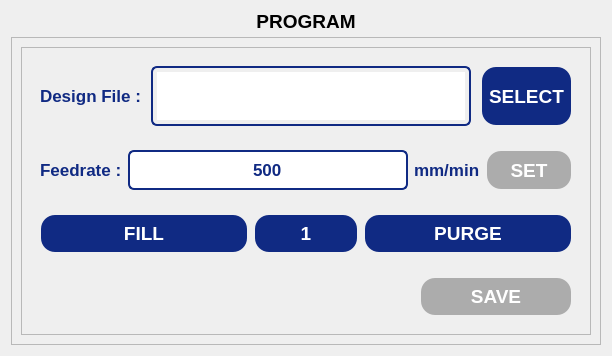
               <widget class="QWidget" name="programPage">
                <layout class="QVBoxLayout" name="verticalLayout_16">
                 <item>
                  <widget class="QLabel" name="page2Label">
                   <property name="minimumSize">
                    <size>
                     <width>0</width>
                     <height>20</height>
                    </size>
                   </property>
                   <property name="maximumSize">
                    <size>
                     <width>16777215</width>
                     <height>20</height>
                    </size>
                   </property>
                   <property name="font">
                    <font>
                     <pointsize>14</pointsize>
                     <bold>true</bold>
                    </font>
                   </property>
                   <property name="text">
                    <string>PROGRAM</string>
                   </property>
                   <property name="alignment">
                    <set>Qt::AlignmentFlag::AlignCenter</set>
                   </property>
                  </widget>
                 </item>
                 <item>
                  <widget class="QFrame" name="programFrame">
                   <property name="frameShape">
                    <enum>QFrame::Shape::StyledPanel</enum>
                   </property>
                   <property name="frameShadow">
                    <enum>QFrame::Shadow::Raised</enum>
                   </property>
                   <layout class="QVBoxLayout" name="verticalLayout_27" stretch="0">
                    <item>
                     <widget class="QFrame" name="progFrame">
                      <property name="frameShape">
                       <enum>QFrame::Shape::StyledPanel</enum>
                      </property>
                      <property name="frameShadow">
                       <enum>QFrame::Shadow::Raised</enum>
                      </property>
                      <layout class="QVBoxLayout" name="verticalLayout_28">
                       <item>
                        <widget class="QWidget" name="widget_10" native="true">
                         <layout class="QHBoxLayout" name="horizontalLayout_32" stretch="1,2,1">
                          <property name="spacing">
                           <number>10</number>
                          </property>
                          <property name="leftMargin">
                           <number>9</number>
                          </property>
                          <item>
                           <widget class="QLabel" name="label_8">
                            <property name="minimumSize">
                             <size>
                              <width>0</width>
                              <height>0</height>
                             </size>
                            </property>
                            <property name="maximumSize">
                             <size>
                              <width>120</width>
                              <height>16777215</height>
                             </size>
                            </property>
                            <property name="font">
                             <font>
                              <pointsize>13</pointsize>
                              <bold>true</bold>
                             </font>
                            </property>
                            <property name="styleSheet">
                             <string notr="true">QLabel {
    color: rgb(16, 42, 131);
}</string>
                            </property>
                            <property name="text">
                             <string>Design File :</string>
                            </property>
                           </widget>
                          </item>
                          <item>
                           <widget class="QTextEdit" name="pgmfileTextEdit">
                            <property name="sizePolicy">
                             <sizepolicy hsizetype="Expanding" vsizetype="Expanding">
                              <horstretch>0</horstretch>
                              <verstretch>0</verstretch>
                             </sizepolicy>
                            </property>
                            <property name="minimumSize">
                             <size>
                              <width>320</width>
                              <height>0</height>
                             </size>
                            </property>
                            <property name="maximumSize">
                             <size>
                              <width>16777215</width>
                              <height>60</height>
                             </size>
                            </property>
                            <property name="font">
                             <font>
                              <pointsize>13</pointsize>
                              <bold>true</bold>
                             </font>
                            </property>
                            <property name="styleSheet">
                             <string notr="true">QTextEdit {
    border: 2px solid #102a83;
    border-radius: 6px;       /* Optional: for rounded corners */
    padding: 4px;             /* Optional: inner spacing */
    color: #102a83;           /* Text color inside the line edit */
}</string>
                            </property>
                            <property name="lineWrapMode">
                             <enum>QTextEdit::LineWrapMode::NoWrap</enum>
                            </property>
                            <property name="readOnly">
                             <bool>true</bool>
                            </property>
                           </widget>
                          </item>
                          <item>
                           <widget class="QPushButton" name="pgmfilePushButton">
                            <property name="sizePolicy">
                             <sizepolicy hsizetype="Expanding" vsizetype="Expanding">
                              <horstretch>0</horstretch>
                              <verstretch>0</verstretch>
                             </sizepolicy>
                            </property>
                            <property name="maximumSize">
                             <size>
                              <width>350</width>
                              <height>60</height>
                             </size>
                            </property>
                            <property name="font">
                             <font>
                              <pointsize>14</pointsize>
                              <bold>true</bold>
                             </font>
                            </property>
                            <property name="styleSheet">
                             <string notr="true">QPushButton {
	color: rgb(255, 255, 255);	
	background-color: rgb(16, 42, 131);
	border-color: transparent;
	border-style: outset;
	border-radius: 15px;
	border-width: 2px;
	padding: 6px;
}

QPushButton:hover {
	color: rgb(16, 42, 131);
	background-color: rgb(167, 198, 229);
	border-color: rgb(16, 42, 131);
}

QPushButton:disabled {
	background-color: rgb(172, 172, 172);
}</string>
                            </property>
                            <property name="text">
                             <string>SELECT</string>
                            </property>
                           </widget>
                          </item>
                         </layout>
                        </widget>
                       </item>
                       <item>
                        <widget class="QWidget" name="widget_4" native="true">
                         <layout class="QHBoxLayout" name="horizontalLayout_41">
                          <item>
                           <widget class="QLabel" name="label_13">
                            <property name="maximumSize">
                             <size>
                              <width>130</width>
                              <height>16777215</height>
                             </size>
                            </property>
                            <property name="font">
                             <font>
                              <pointsize>13</pointsize>
                              <bold>true</bold>
                             </font>
                            </property>
                            <property name="styleSheet">
                             <string notr="true">QLabel {
    color: rgb(16, 42, 131);
}</string>
                            </property>
                            <property name="text">
                             <string>Feedrate :</string>
                            </property>
                           </widget>
                          </item>
                          <item>
                           <widget class="QLineEdit" name="pgmfeedLineEdit">
                            <property name="sizePolicy">
                             <sizepolicy hsizetype="Expanding" vsizetype="Expanding">
                              <horstretch>0</horstretch>
                              <verstretch>0</verstretch>
                             </sizepolicy>
                            </property>
                            <property name="minimumSize">
                             <size>
                              <width>280</width>
                              <height>40</height>
                             </size>
                            </property>
                            <property name="maximumSize">
                             <size>
                              <width>16777215</width>
                              <height>60</height>
                             </size>
                            </property>
                            <property name="font">
                             <font>
                              <pointsize>13</pointsize>
                              <bold>true</bold>
                             </font>
                            </property>
                            <property name="styleSheet">
                             <string notr="true">QLineEdit {
    border: 2px solid #102a83;
    border-radius: 6px;       /* Optional: for rounded corners */
    padding: 4px;             /* Optional: inner spacing */
    color: #102a83;           /* Text color inside the line edit */
}
</string>
                            </property>
                            <property name="text">
                             <string>500</string>
                            </property>
                            <property name="alignment">
                             <set>Qt::AlignmentFlag::AlignCenter</set>
                            </property>
                           </widget>
                          </item>
                          <item>
                           <widget class="QLabel" name="label_14">
                            <property name="minimumSize">
                             <size>
                              <width>0</width>
                              <height>0</height>
                             </size>
                            </property>
                            <property name="font">
                             <font>
                              <pointsize>13</pointsize>
                              <bold>true</bold>
                             </font>
                            </property>
                            <property name="styleSheet">
                             <string notr="true">QLabel {
    color: rgb(16, 42, 131);
}</string>
                            </property>
                            <property name="text">
                             <string>mm/min</string>
                            </property>
                           </widget>
                          </item>
                          <item>
                           <widget class="QPushButton" name="pgmfeedPushButton">
                            <property name="enabled">
                             <bool>false</bool>
                            </property>
                            <property name="sizePolicy">
                             <sizepolicy hsizetype="Expanding" vsizetype="Expanding">
                              <horstretch>0</horstretch>
                              <verstretch>0</verstretch>
                             </sizepolicy>
                            </property>
                            <property name="maximumSize">
                             <size>
                              <width>180</width>
                              <height>60</height>
                             </size>
                            </property>
                            <property name="font">
                             <font>
                              <pointsize>14</pointsize>
                              <bold>true</bold>
                             </font>
                            </property>
                            <property name="styleSheet">
                             <string notr="true">QPushButton {
	color: rgb(255, 255, 255);	
	background-color: rgb(16, 42, 131);
	border-color: transparent;
	border-style: outset;
	border-radius: 15px;
	border-width: 2px;
	padding: 6px;
}

QPushButton:hover {
	color: rgb(16, 42, 131);
	background-color: rgb(167, 198, 229);
	border-color: rgb(16, 42, 131);
}

QPushButton:disabled {
	background-color: rgb(172, 172, 172);
}</string>
                            </property>
                            <property name="text">
                             <string>SET</string>
                            </property>
                           </widget>
                          </item>
                         </layout>
                        </widget>
                       </item>
                       <item>
                        <widget class="QWidget" name="widget_12" native="true">
                         <layout class="QHBoxLayout" name="horizontalLayout_23" stretch="4,2,4">
                          <item>
                           <widget class="QPushButton" name="pgmfillPushButton">
                            <property name="sizePolicy">
                             <sizepolicy hsizetype="Expanding" vsizetype="Expanding">
                              <horstretch>0</horstretch>
                              <verstretch>0</verstretch>
                             </sizepolicy>
                            </property>
                            <property name="maximumSize">
                             <size>
                              <width>350</width>
                              <height>60</height>
                             </size>
                            </property>
                            <property name="font">
                             <font>
                              <pointsize>14</pointsize>
                              <bold>true</bold>
                             </font>
                            </property>
                            <property name="styleSheet">
                             <string notr="true">QPushButton {
	color: rgb(255, 255, 255);	
	background-color: rgb(16, 42, 131);
	border-color: transparent;
	border-style: outset;
	border-radius: 15px;
	border-width: 2px;
	padding: 6px;
}

QPushButton:hover {
	color: rgb(16, 42, 131);
	background-color: rgb(167, 198, 229);
	border-color: rgb(16, 42, 131);
}

QPushButton:disabled {
	background-color: rgb(172, 172, 172);
}</string>
                            </property>
                            <property name="text">
                             <string>FILL</string>
                            </property>
                           </widget>
                          </item>
                          <item>
                           <widget class="QPushButton" name="pgmstepsPushButton">
                            <property name="sizePolicy">
                             <sizepolicy hsizetype="Expanding" vsizetype="Expanding">
                              <horstretch>0</horstretch>
                              <verstretch>0</verstretch>
                             </sizepolicy>
                            </property>
                            <property name="maximumSize">
                             <size>
                              <width>500</width>
                              <height>60</height>
                             </size>
                            </property>
                            <property name="font">
                             <font>
                              <pointsize>14</pointsize>
                              <bold>true</bold>
                             </font>
                            </property>
                            <property name="styleSheet">
                             <string notr="true">QPushButton {
	color: rgb(255, 255, 255);	
	background-color: rgb(16, 42, 131);
	border-color: transparent;
	border-style: outset;
	border-radius: 15px;
	border-width: 2px;
	padding: 6px;
}

QPushButton:hover {
	color: rgb(16, 42, 131);
	background-color: rgb(167, 198, 229);
	border-color: rgb(16, 42, 131);
}

QPushButton:disabled {
	background-color: rgb(172, 172, 172);
}</string>
                            </property>
                            <property name="text">
                             <string>1</string>
                            </property>
                           </widget>
                          </item>
                          <item>
                           <widget class="QPushButton" name="pgmpurgePushButton">
                            <property name="sizePolicy">
                             <sizepolicy hsizetype="Expanding" vsizetype="Expanding">
                              <horstretch>0</horstretch>
                              <verstretch>0</verstretch>
                             </sizepolicy>
                            </property>
                            <property name="maximumSize">
                             <size>
                              <width>350</width>
                              <height>60</height>
                             </size>
                            </property>
                            <property name="font">
                             <font>
                              <pointsize>14</pointsize>
                              <bold>true</bold>
                             </font>
                            </property>
                            <property name="styleSheet">
                             <string notr="true">QPushButton {
	color: rgb(255, 255, 255);	
	background-color: rgb(16, 42, 131);
	border-color: transparent;
	border-style: outset;
	border-radius: 15px;
	border-width: 2px;
	padding: 6px;
}

QPushButton:hover {
	color: rgb(16, 42, 131);
	background-color: rgb(167, 198, 229);
	border-color: rgb(16, 42, 131);
}

QPushButton:disabled {
	background-color: rgb(172, 172, 172);
}</string>
                            </property>
                            <property name="text">
                             <string>PURGE</string>
                            </property>
                           </widget>
                          </item>
                         </layout>
                        </widget>
                       </item>
                       <item>
                        <widget class="QWidget" name="widget_11" native="true">
                         <layout class="QHBoxLayout" name="horizontalLayout_26" stretch="5,2">
                          <property name="spacing">
                           <number>9</number>
                          </property>
                          <item>
                           <spacer name="horizontalSpacer_5">
                            <property name="orientation">
                             <enum>Qt::Orientation::Horizontal</enum>
                            </property>
                            <property name="sizeHint" stdset="0">
                             <size>
                              <width>366</width>
                              <height>20</height>
                             </size>
                            </property>
                           </spacer>
                          </item>
                          <item>
                           <widget class="QPushButton" name="pgmsavePushButton">
                            <property name="enabled">
                             <bool>false</bool>
                            </property>
                            <property name="sizePolicy">
                             <sizepolicy hsizetype="Expanding" vsizetype="Expanding">
                              <horstretch>0</horstretch>
                              <verstretch>0</verstretch>
                             </sizepolicy>
                            </property>
                            <property name="maximumSize">
                             <size>
                              <width>16777215</width>
                              <height>60</height>
                             </size>
                            </property>
                            <property name="font">
                             <font>
                              <pointsize>14</pointsize>
                              <bold>true</bold>
                             </font>
                            </property>
                            <property name="styleSheet">
                             <string notr="true">QPushButton {
	color: rgb(255, 255, 255);	
	background-color: rgb(16, 42, 131);
	border-color: transparent;
	border-style: outset;
	border-radius: 15px;
	border-width: 2px;
	padding: 6px;
}

QPushButton:hover {
	color: rgb(16, 42, 131);
	background-color: rgb(167, 198, 229);
	border-color: rgb(16, 42, 131);
}

QPushButton:disabled {
	background-color: rgb(172, 172, 172);
}</string>
                            </property>
                            <property name="text">
                             <string>SAVE</string>
                            </property>
                           </widget>
                          </item>
                         </layout>
                        </widget>
                       </item>
                      </layout>
                     </widget>
                    </item>
                   </layout>
                  </widget>
                 </item>
                </layout>
               </widget>
